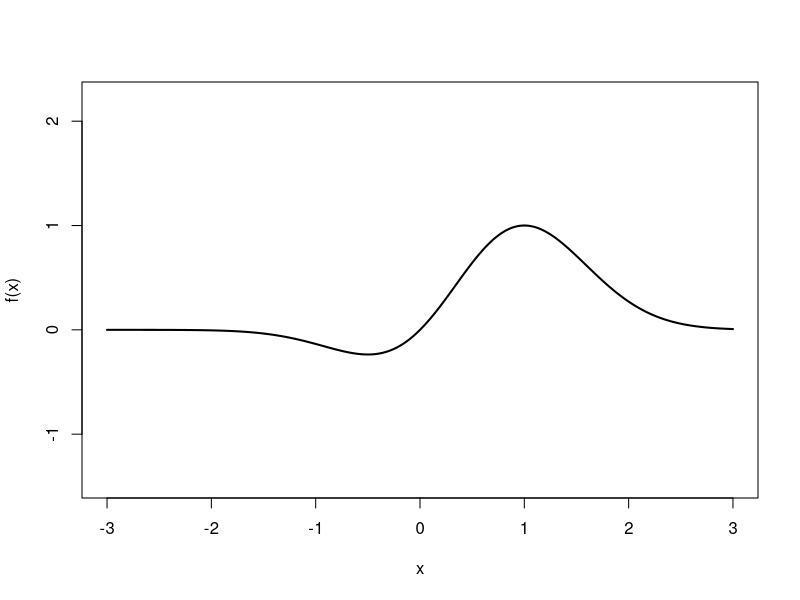
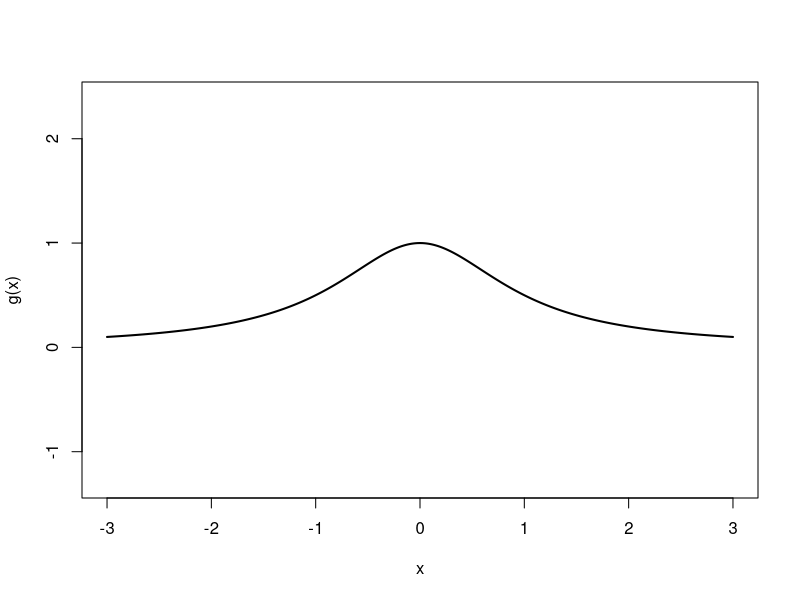
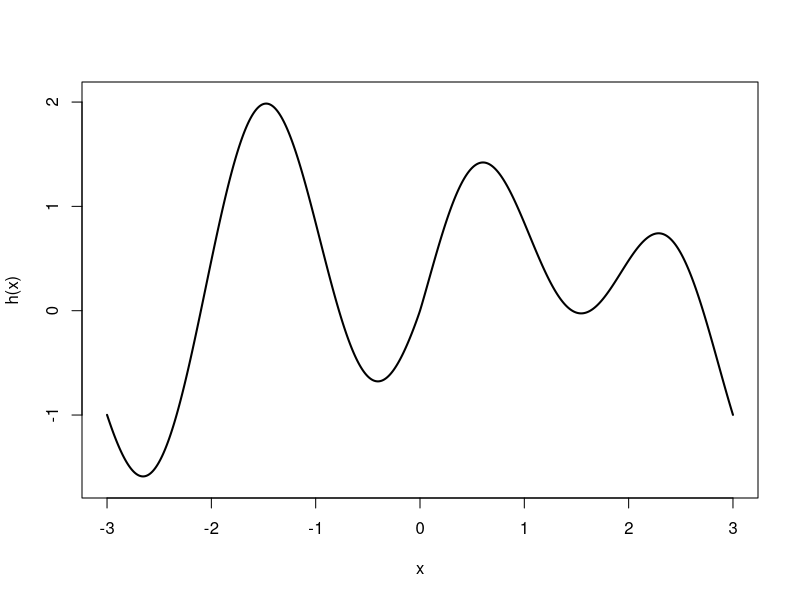
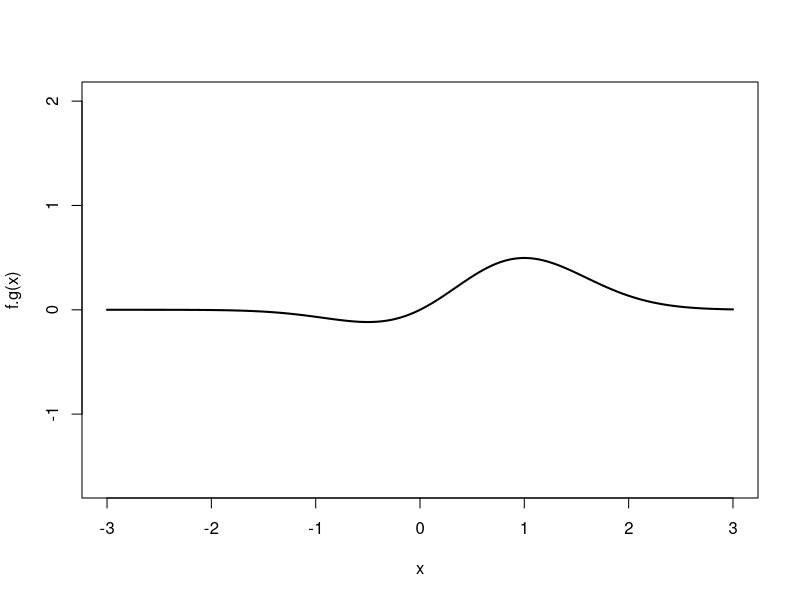
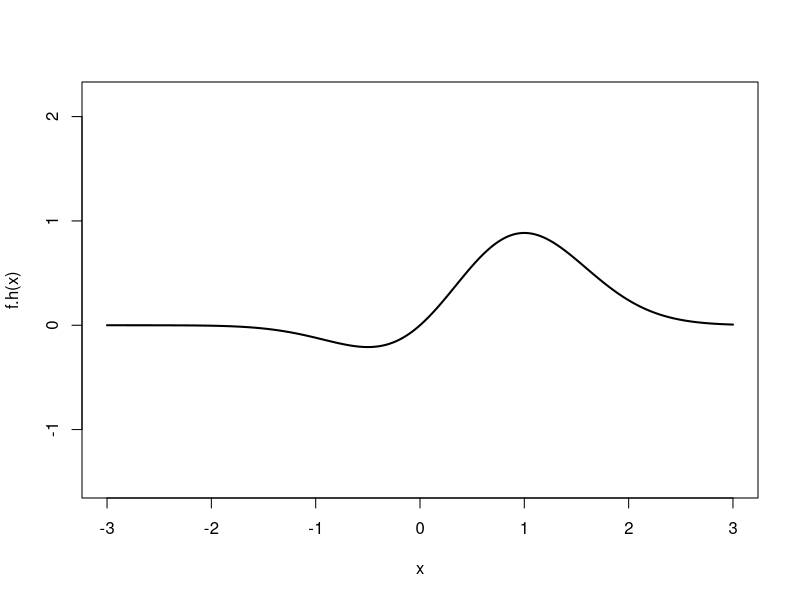
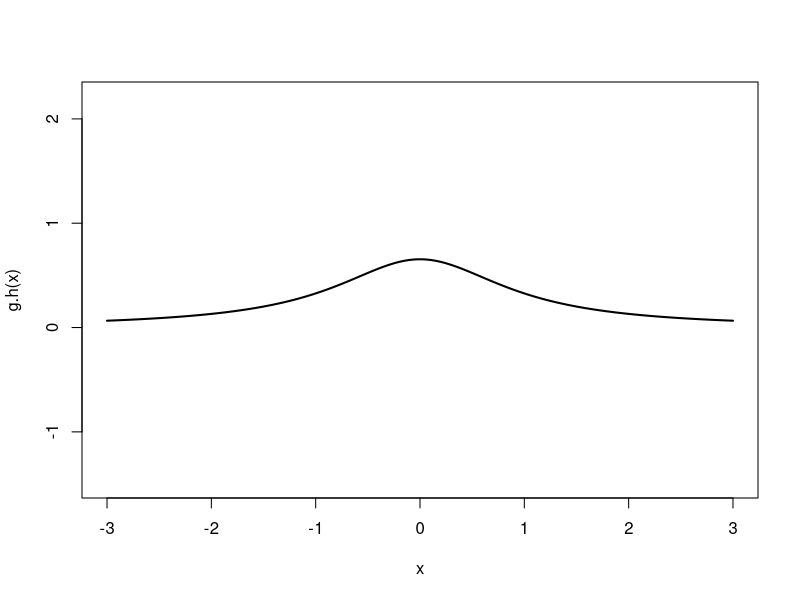
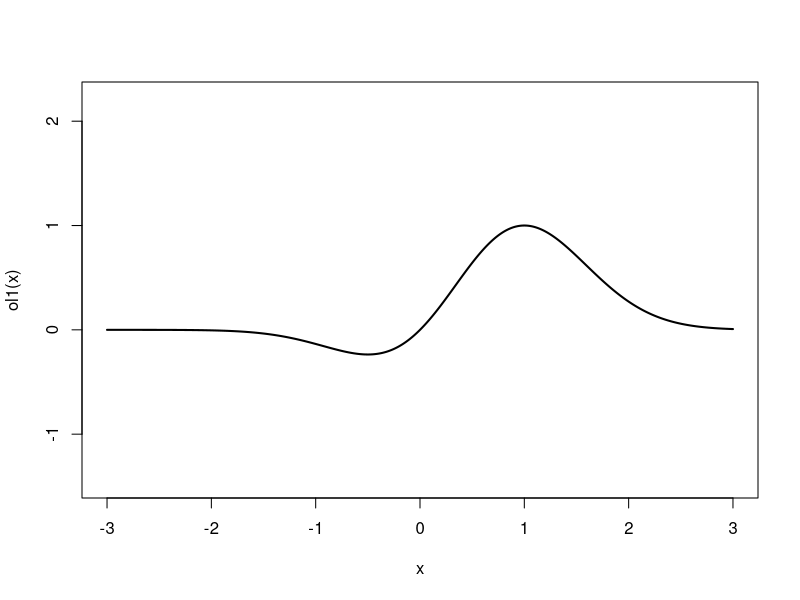
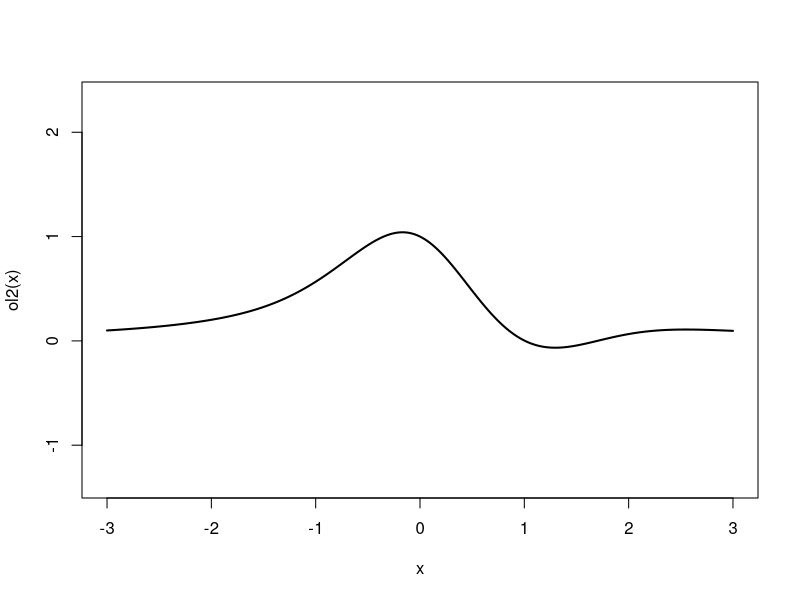

Write the R code that produced these figures, in order.
rm(list = ls())
while(length(dev.list()) > 0){dev.off()}

# L2 inner product of f and g on a given interval
inner <- function(f, g, interval, mesh = 0.01){
  x <- seq(interval[1], interval[2], by = mesh)
  (interval[2] - interval[1]) * mean(f(x) * g(x))
}

# proj_f(g), projection of g onto f
fn.proj <- function(to.project.onto, to.be.projected, interval, mesh = 0.01){
  E <- new.env()
  E$a <- inner(f = to.project.onto, 
               g = to.be.projected, 
               interval, mesh) / inner(f = to.project.onto, 
                                       g = to.project.onto, 
                                       interval, mesh)
  E$f <- to.project.onto
  function(x){
    E$a * E$f(x)
  }
}

# orthogonalize one function against another
orthize <- function(to.orthogonalize.against, to.be.orthogonalized, interval, mesh = 0.01){
  E <- new.env()
  E$u <- to.orthogonalize.against
  E$v <- to.be.orthogonalized
  E$interval <- interval
  E$mesh <- mesh
  function(x){
    E$v(x) - fn.proj(to.project.onto = E$u,
                     to.be.projected = E$v,
                     interval = E$interval,
                     mesh = E$mesh)(x)
  }
}

# turn a basis of functions into an orthogonal basis
gram.schmidt <- function(fn.list, interval, mesh = 0.01){
  ortho.list <- vector("list", length = length(fn.list))
  for(k in 1:length(fn.list)){
    if(k == 1){
      ortho.list[[k]] <- fn.list[[k]] # first vector in orth. basis = first vector in basis
    }else{
      v <- fn.list[[k]] # fn from basis that will be orthogonalized against all the k-1 orthogonal functions weve already generated
      u <- ortho.list[1:(k - 1)] # the k-1 orth. functions we've already generated
      u.k <- vector("list", length = k) # to store the sequence of functions generated as we orth.ize v against each function in u, one-by-one
      u.k[[1]] <- v # the first function in this sequence is v, not yet orth.ized at all
      for(j in 2:k){
        u.k[[j]] <- orthize(to.orthogonalize.against = u[[j - 1]], # each previously generated orth. function appears here, in turn
                            to.be.orthogonalized = u.k[[j - 1]], # the previous element of the same list we're adding to
                            interval = interval,
                            mesh = mesh)
      }
      ortho.list[[k]] <- u.k[[k]] # the last element of u.k is what v looks like after orth.ization against all the other orth. functions we've generated 
    }
  }
  ortho.list
}

f <- function(x){
  x * exp(x - x^2)
}

g <- function(x){
  1 / (1 + x^2)
}

h <- function(x){
  sin(abs(x)^1.4) + sin(pi * x)
}

interval <- c(-3, 3)

fn.list <- list(f, g, h)

curve(f, from = interval[1], to = interval[2], lwd = 2, n = 1001, asp = 1)
curve(g, from = interval[1], to = interval[2], lwd = 2, n = 1001, asp = 1)
curve(h, from = interval[1], to = interval[2], lwd = 2, n = 1001, asp = 1)

f.g <- fn.proj(to.project.onto = f, to.be.projected = g, interval = interval)
f.h <- fn.proj(to.project.onto = f, to.be.projected = h, interval = interval)
g.h <- fn.proj(to.project.onto = g, to.be.projected = h, interval = interval)
curve(f.g, from = interval[1], to = interval[2], lwd = 2, n = 1001, asp = 1)
curve(f.h, from = interval[1], to = interval[2], lwd = 2, n = 1001, asp = 1)
curve(g.h, from = interval[1], to = interval[2], lwd = 2, n = 1001, asp = 1)


ortho.list <- gram.schmidt(fn.list = fn.list,
                           interval = interval)

ol1 <- ortho.list[[1]]
ol2 <- ortho.list[[2]]
ol3 <- ortho.list[[3]]
curve(ol1, from = interval[1], to = interval[2], lwd = 2, n = 1001, asp = 1)
curve(ol2, from = interval[1], to = interval[2], lwd = 2, n = 1001, asp = 1)
curve(ol3, from = interval[1], to = interval[2], lwd = 2, n = 1001, asp = 1)

# should all be near 0
inner(f = ol1, g = ol2, interval = interval)
inner(f = ol1, g = ol3, interval = interval)
inner(f = ol2, g = ol3, interval = interval)
